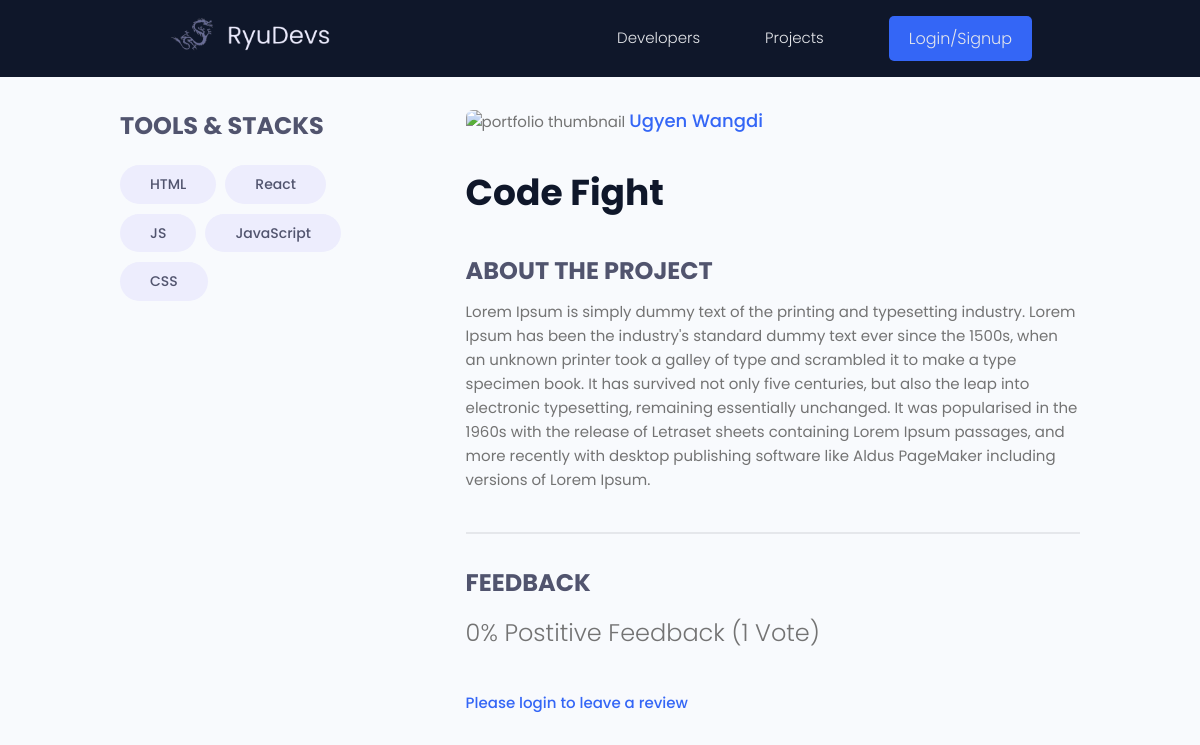
The app's page /projects/project/c903deea-f743-4365-bbc7-c24af327e3b1/ with its own data.
### projects/models.py (models this page shows, shortened)
class Tag(models.Model):
    name = models.CharField(max_length=200)
    created = models.DateTimeField(auto_now_add=True)
    id = models.UUIDField(default=uuid.uuid4, unique=True, primary_key=True, editable=False)
    def __str__(self):
        return self.name

class Project(models.Model):
    owner = models.ForeignKey(Profile, null=True, blank=True, on_delete=models.CASCADE)
    title = models.CharField(max_length=200)
    description = models.TextField(null=True, blank=True)
    featured_image = models.ImageField(null=True, blank=True, upload_to='projects/', default='projects/default.jpg')
    demo_link = models.CharField(max_length=2000, null=True, blank=True)
    source_link = models.CharField(max_length=2000, null=True, blank=True)
    tags = models.ManyToManyField('Tag', blank=True)
    vote_total = models.IntegerField(default=0, null=True, blank=True)
    vote_ratio = models.IntegerField(default=0, null=True, blank=True)
    created = models.DateTimeField(auto_now_add=True)
    id = models.UUIDField(default=uuid.uuid4, unique=True, primary_key=True, editable=False)
    class Meta:
        ordering = ['-vote_ratio', '-vote_total', 'title']
    @property
    def imageURL(self):
        try:
            url = self.featured_image.url
        except:
            url = ''
        return url
    @property
    def reviewers(self):
        queryset = self.review_set.all().values_list('owner__id', flat=True)
        return queryset

### users/models.py (models this page shows, shortened)
class Profile(models.Model):
    user = models.OneToOneField(User, on_delete=models.CASCADE, null=True, blank=True)
    name = models.CharField(max_length=200, blank=True, null=True)
    email = models.EmailField(max_length=500, blank=True, null=True)
    username = models.CharField(max_length=200, blank=True, null=True)
    dzongkhag = models.CharField(max_length=200, blank=True, null=True)
    short_intro = models.CharField(max_length=200, blank=True, null=True)
    bio = models.TextField(blank=True, null=True)
    profile_image = models.ImageField(blank=True, null=True, upload_to='profiles/', default='profiles/user-default.png')
    social_github = models.CharField(max_length=200, blank=True, null=True)
    social_twitter = models.CharField(max_length=200, blank=True, null=True)
    social_linkedin = models.CharField(max_length=200, blank=True, null=True)
    social_youtube = models.CharField(max_length=200, blank=True, null=True)
    social_website = models.CharField(max_length=200, blank=True, null=True)
    created = models.DateTimeField(auto_now_add=True)
    id = models.UUIDField(default=uuid.uuid4, unique=True, primary_key=True, editable=False)
    class Meta:
        ordering = ['created']

### projects/views.py (the view, shortened to what this page needs)
# urls.py: path('project/<str:pk>/', views.project, name='project'),
def project(request, pk):
    projectObj = Project.objects.get(id=pk)
    form = ReviewForm()
    return render(request, 'projects/single-project.html', {'project': projectObj, 'form': form})

### projects/templates/projects/single-project.html (shortened to what this page needs)
{% extends 'main.html' %}
{% block content %}
<main class="singleProject my-md">
<div class="container">
    <div class="layout">
    <div class="column column--1of3">
        <h3 class="singleProject__subtitle">Tools & Stacks</h3>
        <div class="singleProject__toolStack">
            {% for tag in project.tags.all %}
            <span class="tag tag--pill tag--sub tag--lg">
                <small>{{tag}}</small>
            </span>
            {% endfor %}
        </div>
    </div>
    <div class="column column--2of3">
        <img class="singleProject__preview" src="{{ project.imageURL }}" alt="portfolio thumbnail" />
        <a href="{% url 'user-profile' project.owner.id %}" class="singleProject__developer">{{project.owner.name}}</a>
        <h2 class="singleProject__title">{{project.title}}</h2>
        <h3 class="singleProject__subtitle">About the Project</h3>
        <div class="singleProject__info">
            {{project.description}}
        </div>
        <div class="comments">
        <h3 class="singleProject__subtitle">Feedback</h3>
        <h5 class="project--rating">
            {{project.vote_ratio}}% Postitive Feedback ({{project.vote_total}} Vote{{project.vote_total|pluralize:"s"}})
        </h5>
        {% if request.user.profile.id in project.reviewers %}
            <p>You have already submitted your review for this project</p>
        {% elif request.user.profile == project.owner %}
            <p>You cannot review your own work</p>
        {% else %}
            <a href="{% url 'login' %}?next={{request.path}}">Please login to leave a review</a>
        {% endif %}
        </div>
    </div>
    </div>
</div>
</main>
{% endblock content %}

### static/styles/app.css (style rules this page uses)
:root { --color-sub: #0f172a; }
img { width: 100%; }
.singleProject .column--1of3 { order: 2; }
@media screen and (min-width: 1081px) { .singleProject .column--1of3 { order: 1; } }
@media screen and (min-width: 1081px) { .singleProject .column--2of3 { order: 2; } }
.singleProject__toolStack { margin-top: 2rem; margin-bottom: 4rem; }
.singleProject__preview { height: 50vh; object-fit: cover; object-position: top center; margin-bottom: 3rem; border-radius: 0.7rem; }
.singleProject__developer { font-size: 1.8rem; font-weight: 500; }
.singleProject__title { font-size: 3.6rem; font-weight: 700; color: var(--color-sub); margin-bottom: 3rem; }
.project--rating { margin-bottom: 1.6em; margin-top: .5em; }
.singleProject__subtitle { text-transform: uppercase; font-size: 2.4rem; font-weight: 700; color: var(--color-sub-light); margin-bottom: 1rem; }
.comments { margin-top: 4rem; padding-top: 3rem; border-top: 2px solid var(--color-light); }

### static/uikit/styles/modules/_variables.css (style rules this page uses)
:root { --color-main: #5aa5b9; --color-main-light: #e6faff; --color-sub: #0f172a; --color-sub-light: #51546e; --color-btn: #3466f6; --color-sub-lighter: #ededfd; --color-text: #737373; --color-gray: #8b8b8b; --color-light: #e5e7eb; --color-light-gray: #767676; --color-bg: #f8fafd; --color-white: #fffefd; --color-white-light: #f3f3f3; --color-success: #359e64; --color-success-bg: #def8e8; --color-error: #fc4b0b; --color-error-bg: #fff2ee; --font-base: 'Poppins', arial, helvetica, 'Segoe UI', roboto, ubuntu, sans-serif; --font-monospace: 'Fira Code', 'Courier New', courier, monospace; --font-regular: 300; --font-medium: 500; --font-bold: 700; --generic-shadow: 1px 1px 5px #00000010; --generic-transition: all 0.3s ease-in-out; }

### static/uikit/styles/modules/_base.css (style rules this page uses)
* { margin: 0; padding: 0; box-sizing: border-box; text-rendering: optimizeLegibility; color: inherit; font-size: inherit; }
html { font-size: 50%; }
@media only screen and (min-width: 480px) { html { font-size: 56.25%; } }
@media only screen and (min-width: 1200px) { html { font-size: 62.5%; } }
body { line-height: 1.6; font-weight: 400; font-size: 1.5rem; color: var(--color-text); background-color: var(--color-bg); min-height: 100vh; }

### static/uikit/styles/modules/_typography.css (style rules this page uses)
* { font-family: var(--font-base); }
h2 { font-size: 3.6rem; font-weight: var(--font-bold); }
h3 { font-size: 3.2rem; font-weight: var(--font-medium); }
h5 { font-size: 2.4rem; font-weight: var(--font-medium); }
h5, h6 { font-weight: var(--font-regular); }
p, span, strong { font-size: 1.6rem; color: var(--color-text); font-weight: var(--font-regular); }
a { padding-bottom: 2px; text-decoration: none; display: inline-block; color: var(--color-btn); font-weight: var(--font-medium); }

### static/uikit/styles/modules/_utilities.css (style rules this page uses)
.container { width: 92%; max-width: 165rem; margin: 0 auto; box-sizing: border-box; }
@media screen and (min-width: 1000px) { .container { width: 90%; } }
@media screen and (min-width: 1200px) { .container { width: 80%; } }
.my-md { margin: 3rem auto; }

### static/uikit/styles/modules/_tag.css (style rules this page uses)
.tag { display: inline-flex; align-items: center; background-color: var(--color-sub); height: -webkit-fit-content; height: -moz-fit-content; height: fit-content; width: -webkit-fit-content; width: -moz-fit-content; width: fit-content; border-radius: 0.5rem; padding: 0.5rem 1.5rem; font-size: 1.2rem; cursor: pointer; }
.tag:not(:last-child) { margin-right: 0.25rem; margin-bottom: 0.75rem; }
.tag > small { color: var(--color-white); }
.tag--pill { border-radius: 5rem; }
.tag--sub, .tag--sub > small { background: var(--color-sub-lighter); color: var(--color-sub-light); font-weight: 500; }
.tag--lg { padding: 0.8rem 3rem; font-size: 1.4rem; }
.tag--lg:not(:last-child) { margin-right: 0.5rem; margin-bottom: 1rem; }

### static/uikit/styles/modules/_layout.css (style rules this page uses)
.layout { display: flex; flex-flow: row wrap; justify-content: space-between; }
.layout > .column { margin-bottom: 3rem; }
.layout > .column.column--1of3 { flex-basis: 30%; }
.layout > .column.column--2of3 { flex-basis: 64%; }

### records on screen
Tag: name "HTML"
Tag: name "React"
Tag: name "JS"
Tag: name "JavaScript"
Tag: name "CSS"
Project: owner.name "Ugyen Wangdi", title "Code Fight", description "Lorem Ipsum is simply dummy text of the printing and typesetting industry. Lorem Ipsum has been the industry's standard dummy text ever since the 1500s, when an unknown printer took a galley of type and scrambled it to make a type specimen book. It has survived not only five centuries, but also the leap into electronic typesetting, remaining essentially unchanged. It was popularised in the 1960s with the release of Letraset sheets containing Lorem Ipsum passages, and more recently with desktop publishing software like Aldus PageMaker including versions of Lorem Ipsum.", vote_ratio "0", vote_total "1"
